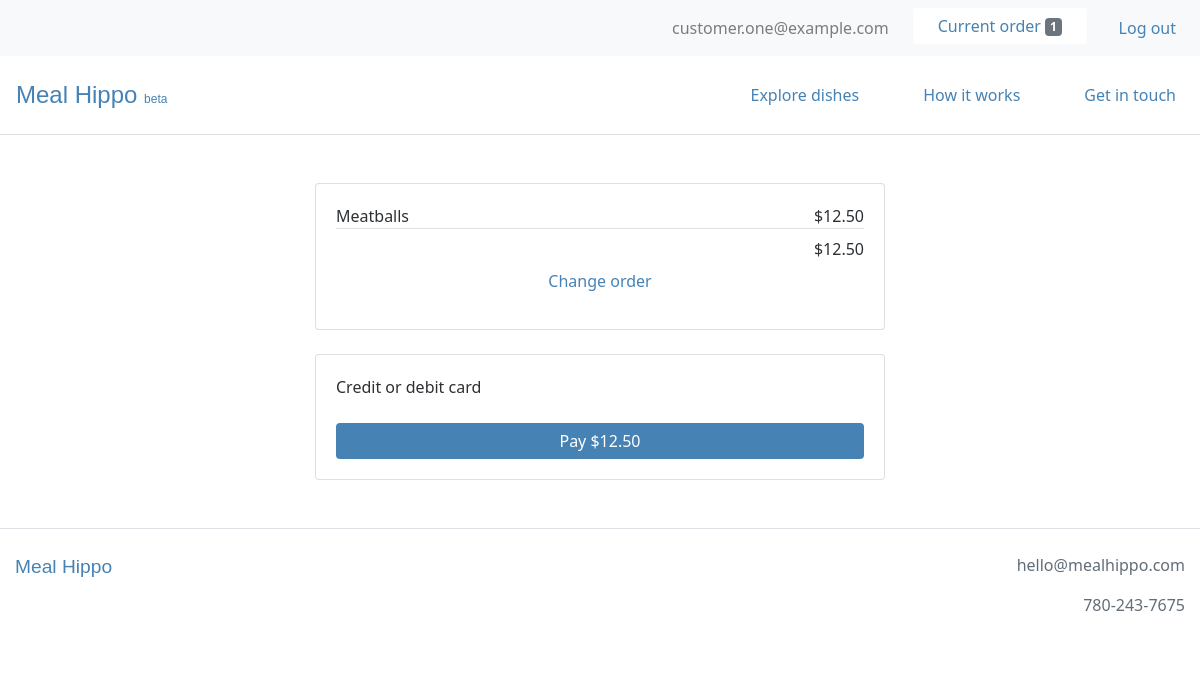
Before: /order/payment (signed in) with the older database file.
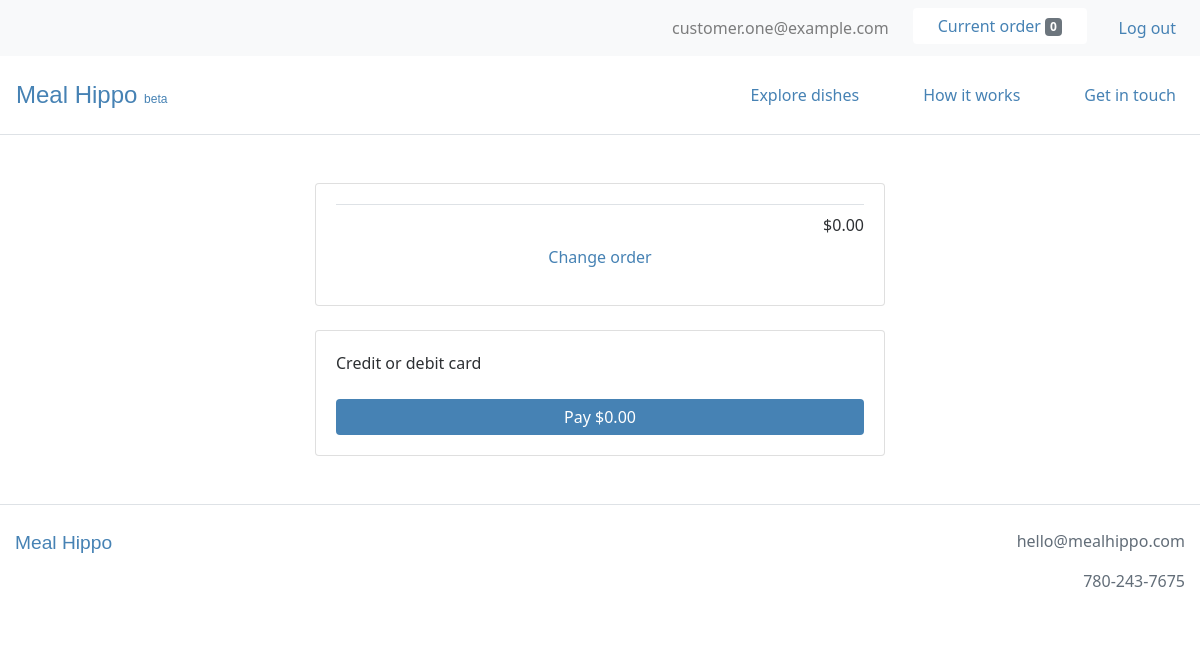
After: the same page with the newer database file.
### users/models.py (models this page shows, shortened)
class CustomUser(AbstractBaseUser):
    email = models.EmailField(unique=True)
    is_active = models.BooleanField(default=True)
    is_admin = models.BooleanField(default=False)
    objects = CustomUserManager()
    USERNAME_FIELD = 'email'
    REQUIRED_FIELDS = []

### webplatform/models.py (models this page shows, shortened)
class Order(models.Model):
    user = models.ForeignKey(settings.AUTH_USER_MODEL, on_delete=models.CASCADE)
    items = models.ManyToManyField(OrderItem)
    delivery_date = models.DateField(null=True, default=timezone.now)
    delivery_time = models.TimeField(null=True, default=timezone.now)
    is_completed = models.BooleanField(default=False)
    payment = models.ForeignKey(Payment, on_delete=models.SET_NULL, blank=True, null=True)
    created_at = models.DateTimeField(auto_now_add=True)
    modified_at = models.DateTimeField(auto_now=True)
    def get_total_order_price(self):
        total_order_price = 0
        for item in self.items.all():
            total_order_price += item.get_total_item_price()
        return total_order_price

class OrderItem(models.Model):
    user = models.ForeignKey(settings.AUTH_USER_MODEL, on_delete=models.CASCADE)
    item = models.ForeignKey(Item, on_delete=models.CASCADE)
    quantity = models.IntegerField(default=1)
    is_completed = models.BooleanField(default=False)
    def get_total_item_price(self):
        return self.quantity * self.item.price

class Item(models.Model):
    supplier = models.ForeignKey(Supplier, on_delete=models.CASCADE)
    name = models.CharField(max_length=100)
    description = models.TextField()
    price = models.FloatField()
    is_active = models.BooleanField()
    created_at = models.DateTimeField(auto_now_add=True)
    modified_at = models.DateTimeField(auto_now=True)

### webplatform/views.py (the view, shortened to what this page needs)
# urls.py: path('order/payment', views.OrderPaymentView.as_view(), name='order_payment_view'),
class OrderPaymentView(LoginRequiredMixin, View):
    def get(self, *args, **kwargs):
        order = models.Order.objects.get(user=self.request.user, is_completed=False)
        order_items = order.items.all()
        context = {
            'order': order,
            'order_items': order_items,
        }
        return render(self.request, 'webplatform/order_payment_view.html', context)

### webplatform/templatetags/cart_templatetags.py (called while the page is built)
@register.filter
def cart_item_count(user):
    if user.is_authenticated:
        queryset = models.Order.objects.filter(user=user, is_completed=False)
        if queryset.exists():
            return queryset[0].items.count()
    return 0

### webplatform/templates/webplatform/order_payment_view.html (shortened to what this page needs)
{% extends 'base.html' %}
{% load static %}
{% load crispy_forms_tags %}
{% load humanize %}
{% block content %}
<div class="container-fluid my-5">
  <div class="row">
    <div class="col-lg-6 offset-lg-3 col-md-8 offset-md-2 col-12">
      <div class="card">
        <div class="card-body">
          <div class="container">
            {% for order_item in order_items %}
              <div class="row">
                <div class="col text-left px-0">
                  {{ order_item.item.name }}
                </div>
                <div class="col text-right px-0">
                  ${{ order_item.get_total_item_price|floatformat:2|intcomma }}
                </div>
              </div>
            {% endfor %}
          </div>
          <div class="container">
            <div class="row border-top py-2">
              <div class="col text-right px-0">
                ${{ order.get_total_order_price|floatformat:2|intcomma }}
              </div>
            </div>
          </div>
          <p class="text-center"><a href="{% url 'webplatform:order_items_view' %}">Change order</a></p>
        </div>
      </div>
      <div class="card mt-4">
        <div class="card-body">
          <form action="" method="post" id="payment-form">
            <div class="mb-3">
            	<label for="card-element">
            		Credit or debit card
            	</label>
            </div>
            <button class="btn btn-primary w-100">Pay ${{ order.get_total_order_price|floatformat:2|intcomma }}</button>
          </form>
        </div>
      </div>
    </div>
  </div>
</div>
{% endblock %}

### templates/base.html (shortened to what this page needs)
{% load static %}
{% load cart_templatetags %}
<!DOCTYPE html>
<html lang="en" dir="ltr">
  <head>
    <link rel="stylesheet" href="https://stackpath.bootstrapcdn.com/bootstrap/4.4.1/css/bootstrap.min.css">
    <link rel="stylesheet" type="text/css" href="{% static 'style.css' %}">
  </head>
  <body>
    {% if user.is_authenticated %}
      <nav class="navbar navbar-expand-md navbar-light bg-light">
          <ul class="navbar-nav ml-md-auto mx-md-0 mx-auto text-md-left text-center">
            <li class="nav-item ml-4">
              <span class="navbar-text">
                {{ request.user.email }}
              </span>
            </li>
            <li class="nav-item ml-4">
              <a href="{% url 'webplatform:order_items_view' %}">
                <button type="button" class="btn btn-light bg-white">
                  Current order <span class="badge badge-secondary">{{ request.user|cart_item_count }}</span>
                </button>
              </a>
            </li>
            <li class="nav-item ml-4">
              <a class="nav-link" href="{% url 'logout' %}">Log out</a>
            </li>
          </ul>
      </nav>
    {% endif %}
    <nav class="navbar navbar-expand-md navbar-light py-3 border-bottom">
      <a class="navbar-brand" href="{% url 'webplatform:home_view' %}">Meal&nbsp;Hippo <small style="font-size: 0.5em;">beta</small></a>
      <div class="collapse navbar-collapse" id="navbarText">
        <ul class="navbar-nav ml-auto">
          <li class="nav-item ml-5">
            <a class="nav-link" href="{% url 'webplatform:order_items_view' %}">Explore dishes</a>
          </li>
          <li class="nav-item ml-5">
            <a class="nav-link" href="{% url 'webplatform:support_view' %}">How it works</a>
          </li>
          <li class="nav-item ml-5">
            <a class="nav-link" href="{% url 'webplatform:contact_view' %}">Get in touch</a>
          </li>
        </ul>
      </div>
    </nav>
    {% block content %}
    {% endblock %}
    <footer>
      <div class="container-fluid text-center py-4 mb-5 border-top">
        <div class="row">
          <div class="col-sm text-sm-left mb-4">
            <span class="logo">
              <a href="{% url 'webplatform:home_view' %}">Meal&nbsp;Hippo</a>
            </span>
          </div>
          <div class="col-sm text-sm-right">
            <p>hello@mealhippo.com</p>
            <p>780-243-7675</p>
          </div>
        </div>
      </div>
    </footer>
  </body>
</html>

### static/style.css (style rules this page uses)
body { color: #2D3033; font-family: "Lucida Grande", "Lucida Sans Unicode", "Lucida Sans", "Segoe UI", Geneva, Frutiger, Verdana, "Helvetica Neue", Arial, sans-serif; font-size: 16px; }
p { color: #626d78; }
a, .btn-link { color: steelblue; }
.navbar-light .navbar-brand, .logo a { color: steelblue; font-size: 1.5em; font-family: "Arial Rounded MT Bold", "Helvetica Rounded", Arial, sans-serif; }
.logo a { font-size: 1.2em; }
.navbar-nav .nav-item a.nav-link { color: steelblue; }
.btn-primary { background: steelblue; border: none; padding-left: 25px; padding-right: 25px; }
.btn-light { color: steelblue; border: none; padding-left: 25px; padding-right: 25px; }

Changed rows visible on the page:
removed OrderItem: item.name "Meatballs", get_total_item_price "12.50"
changed CustomUser "customer.one@example.com": user|cart_item_count "1" → "0"
computed for Order: get_total_order_price "12.50" → "0.00"
